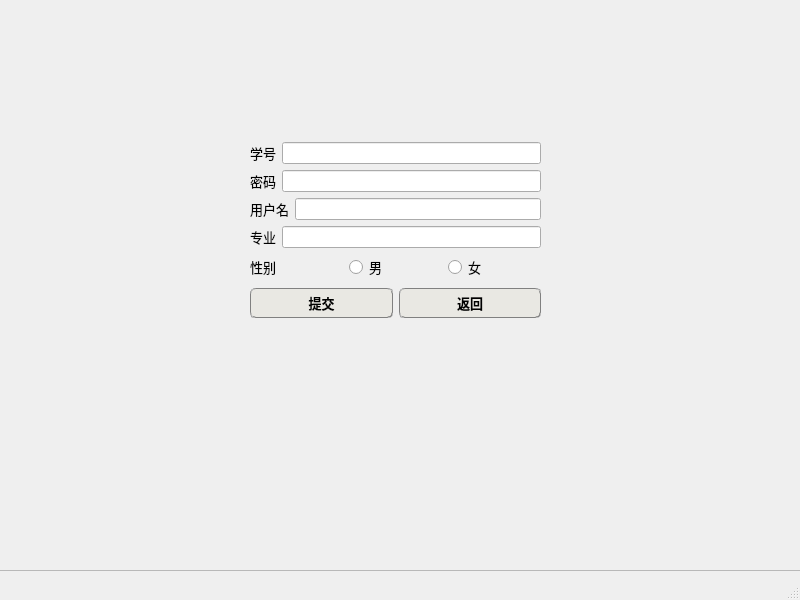
<?xml version="1.0" encoding="UTF-8"?>
<ui version="4.0">
 <class>user_addonly</class>
 <widget class="QMainWindow" name="user_addonly">
  <property name="geometry">
   <rect>
    <x>0</x>
    <y>0</y>
    <width>800</width>
    <height>600</height>
   </rect>
  </property>
  <property name="windowTitle">
   <string>MainWindow</string>
  </property>
  <widget class="QWidget" name="centralwidget">
   <widget class="QWidget" name="layoutWidget">
    <property name="geometry">
     <rect>
      <x>250</x>
      <y>140</y>
      <width>291</width>
      <height>181</height>
     </rect>
    </property>
    <layout class="QVBoxLayout" name="verticalLayout_2">
     <item>
      <layout class="QVBoxLayout" name="verticalLayout">
       <item>
        <layout class="QHBoxLayout" name="horizontalLayout">
         <item>
          <widget class="QLabel" name="label">
           <property name="font">
            <font>
             <family>AcadEref</family>
             <pointsize>10</pointsize>
            </font>
           </property>
           <property name="text">
            <string>学号</string>
           </property>
          </widget>
         </item>
         <item>
          <widget class="QLineEdit" name="account"/>
         </item>
        </layout>
       </item>
       <item>
        <layout class="QHBoxLayout" name="horizontalLayout_2">
         <item>
          <widget class="QLabel" name="label_2">
           <property name="font">
            <font>
             <family>AcadEref</family>
             <pointsize>10</pointsize>
            </font>
           </property>
           <property name="text">
            <string>密码</string>
           </property>
          </widget>
         </item>
         <item>
          <widget class="QLineEdit" name="password"/>
         </item>
        </layout>
       </item>
       <item>
        <layout class="QHBoxLayout" name="horizontalLayout_4">
         <item>
          <widget class="QLabel" name="label_4">
           <property name="font">
            <font>
             <family>AcadEref</family>
             <pointsize>10</pointsize>
            </font>
           </property>
           <property name="text">
            <string>用户名</string>
           </property>
          </widget>
         </item>
         <item>
          <widget class="QLineEdit" name="name"/>
         </item>
        </layout>
       </item>
       <item>
        <layout class="QHBoxLayout" name="horizontalLayout_3">
         <item>
          <widget class="QLabel" name="label_3">
           <property name="font">
            <font>
             <family>AcadEref</family>
             <pointsize>10</pointsize>
            </font>
           </property>
           <property name="text">
            <string>专业</string>
           </property>
          </widget>
         </item>
         <item>
          <widget class="QLineEdit" name="major"/>
         </item>
        </layout>
       </item>
       <item>
        <layout class="QHBoxLayout" name="horizontalLayout_5">
         <item>
          <widget class="QLabel" name="label_5">
           <property name="font">
            <font>
             <family>AcadEref</family>
             <pointsize>10</pointsize>
            </font>
           </property>
           <property name="text">
            <string>性别</string>
           </property>
          </widget>
         </item>
         <item>
          <widget class="QRadioButton" name="sex_male">
           <property name="font">
            <font>
             <family>AcadEref</family>
             <pointsize>10</pointsize>
            </font>
           </property>
           <property name="text">
            <string>男</string>
           </property>
          </widget>
         </item>
         <item>
          <widget class="QRadioButton" name="sex_female">
           <property name="font">
            <font>
             <family>AcadEref</family>
             <pointsize>10</pointsize>
            </font>
           </property>
           <property name="text">
            <string>女</string>
           </property>
          </widget>
         </item>
        </layout>
       </item>
      </layout>
     </item>
     <item>
      <layout class="QHBoxLayout" name="horizontalLayout_6">
       <item>
        <widget class="QPushButton" name="submit">
         <property name="minimumSize">
          <size>
           <width>0</width>
           <height>30</height>
          </size>
         </property>
         <property name="font">
          <font>
           <family>Adobe Arabic</family>
           <pointsize>10</pointsize>
           <weight>75</weight>
           <bold>true</bold>
          </font>
         </property>
         <property name="styleSheet">
          <string notr="true">/*	qproperty-icon: url(./appIcons/location-1.png);
按钮普通态*/
QPushButton
{
	border:0.5px groove gray;
	border-radius:5px;
	padding:2px 4px;
	background-color:rgb(233 , 232 , 227);
}

/*按钮停留态*/
QPushButton:hover
{
    /*背景颜色*/  
    background-color:rgb(255 , 255 , 255);
}

/*按钮按下态*/
QPushButton:pressed
{
    /*背景颜色*/  
    background-color:rgb(255 , 255 , 255);
    /*左内边距为3像素，让按下时字向右移动3像素*/  
    padding-left:5px;
    /*上内边距为3像素，让按下时字向下移动3像素*/  
    padding-top:5px;
}</string>
         </property>
         <property name="text">
          <string>提交</string>
         </property>
         <property name="icon">
          <iconset resource="img_need.qrc">
           <normaloff>:/new/img/提交.png</normaloff>:/new/img/提交.png</iconset>
         </property>
        </widget>
       </item>
       <item>
        <widget class="QPushButton" name="pushButton_return">
         <property name="minimumSize">
          <size>
           <width>0</width>
           <height>30</height>
          </size>
         </property>
         <property name="font">
          <font>
           <family>Adobe Arabic</family>
           <pointsize>10</pointsize>
           <weight>75</weight>
           <bold>true</bold>
          </font>
         </property>
         <property name="styleSheet">
          <string notr="true">/*	qproperty-icon: url(./appIcons/location-1.png);
按钮普通态*/
QPushButton
{
	border:0.5px groove gray;
	border-radius:5px;
	padding:2px 4px;
	background-color:rgb(233 , 232 , 227);
}

/*按钮停留态*/
QPushButton:hover
{
    /*背景颜色*/  
    background-color:rgb(255 , 255 , 255);
}

/*按钮按下态*/
QPushButton:pressed
{
    /*背景颜色*/  
    background-color:rgb(255 , 255 , 255);
    /*左内边距为3像素，让按下时字向右移动3像素*/  
    padding-left:5px;
    /*上内边距为3像素，让按下时字向下移动3像素*/  
    padding-top:5px;
}</string>
         </property>
         <property name="text">
          <string>返回</string>
         </property>
         <property name="icon">
          <iconset resource="img_need.qrc">
           <normaloff>:/new/img/返回.png</normaloff>:/new/img/返回.png</iconset>
         </property>
        </widget>
       </item>
      </layout>
     </item>
    </layout>
   </widget>
   <widget class="QFrame" name="frame">
    <property name="geometry">
     <rect>
      <x>-10</x>
      <y>-10</y>
      <width>811</width>
      <height>581</height>
     </rect>
    </property>
    <property name="styleSheet">
     <string notr="true">border-image:  url(:/new/img/back.png);</string>
    </property>
    <property name="frameShape">
     <enum>QFrame::StyledPanel</enum>
    </property>
    <property name="frameShadow">
     <enum>QFrame::Raised</enum>
    </property>
   </widget>
   <zorder>frame</zorder>
   <zorder>layoutWidget</zorder>
  </widget>
  <widget class="QMenuBar" name="menubar">
   <property name="geometry">
    <rect>
     <x>0</x>
     <y>0</y>
     <width>800</width>
     <height>26</height>
    </rect>
   </property>
  </widget>
  <widget class="QStatusBar" name="statusbar"/>
 </widget>
 <resources>
  <include location="img_need.qrc"/>
 </resources>
 <connections/>
</ui>
